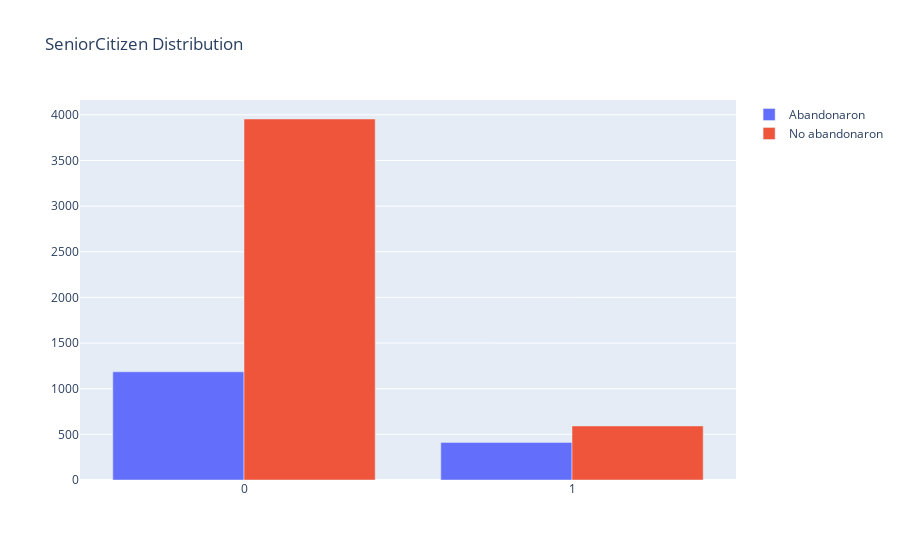

The notebook cell this image was saved under:
### Markdown cell above
### Para el caso en que el cliente sea una persona mayor se observa que hay una mayor concentración de los datos en cuanto si la persona no es de edad tan avanzada, por lo tanto se podrían ofrecer planes que vayan dirigidos a un rango de edades en donde se pueda fidelizar más este tipo de clientes

### Code cell
grafica_de_barras("Churn","SeniorCitizen")

### Figure 1 — Plotly figure (JSON) as saved in the notebook; plotly's stock layout.template omitted (floating-point values rounded to 4 significant figures)
{"data": [{"name": "Abandonaron", "type": "bar", "x": [0, 1], "y": [1185, 412]}, {"name": "No abandonaron", "type": "bar", "x": [0, 1], "y": [3954, 592]}], "layout": {"title": {"text": "SeniorCitizen Distribution"}}}
